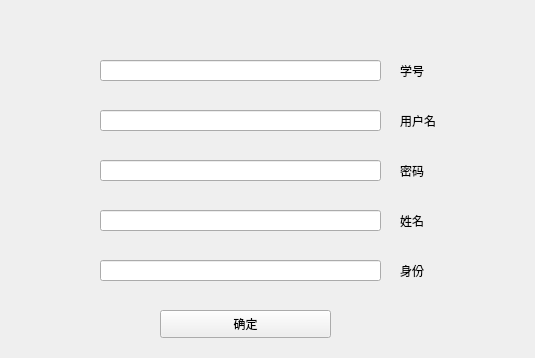
<?xml version="1.0" encoding="UTF-8"?>
<ui version="4.0">
 <class>addUIClassClass</class>
 <widget class="QWidget" name="addUIClassClass">
  <property name="geometry">
   <rect>
    <x>0</x>
    <y>0</y>
    <width>535</width>
    <height>358</height>
   </rect>
  </property>
  <property name="minimumSize">
   <size>
    <width>535</width>
    <height>358</height>
   </size>
  </property>
  <property name="maximumSize">
   <size>
    <width>535</width>
    <height>358</height>
   </size>
  </property>
  <property name="windowTitle">
   <string>注册</string>
  </property>
  <property name="windowIcon">
   <iconset>
    <normaloff>icon/7b78ceea29ae3cd6dbf27aa34bac4892.jpeg</normaloff>icon/7b78ceea29ae3cd6dbf27aa34bac4892.jpeg</iconset>
  </property>
  <widget class="QLabel" name="id">
   <property name="geometry">
    <rect>
     <x>400</x>
     <y>60</y>
     <width>72</width>
     <height>21</height>
    </rect>
   </property>
   <property name="maximumSize">
    <size>
     <width>16777215</width>
     <height>16777215</height>
    </size>
   </property>
   <property name="styleSheet">
    <string notr="true">font: 75 12pt &quot;Agency FB&quot;;</string>
   </property>
   <property name="text">
    <string>学号</string>
   </property>
  </widget>
  <widget class="QLineEdit" name="idEdit">
   <property name="geometry">
    <rect>
     <x>100</x>
     <y>60</y>
     <width>281</width>
     <height>21</height>
    </rect>
   </property>
  </widget>
  <widget class="QLineEdit" name="userNameEdit">
   <property name="geometry">
    <rect>
     <x>100</x>
     <y>110</y>
     <width>281</width>
     <height>21</height>
    </rect>
   </property>
  </widget>
  <widget class="QLabel" name="id_2">
   <property name="geometry">
    <rect>
     <x>400</x>
     <y>110</y>
     <width>72</width>
     <height>21</height>
    </rect>
   </property>
   <property name="maximumSize">
    <size>
     <width>16777215</width>
     <height>16777215</height>
    </size>
   </property>
   <property name="styleSheet">
    <string notr="true">font: 75 12pt &quot;Agency FB&quot;;</string>
   </property>
   <property name="text">
    <string>用户名</string>
   </property>
  </widget>
  <widget class="QLineEdit" name="passWordEdit">
   <property name="geometry">
    <rect>
     <x>100</x>
     <y>160</y>
     <width>281</width>
     <height>21</height>
    </rect>
   </property>
  </widget>
  <widget class="QLabel" name="id_3">
   <property name="geometry">
    <rect>
     <x>400</x>
     <y>160</y>
     <width>72</width>
     <height>21</height>
    </rect>
   </property>
   <property name="maximumSize">
    <size>
     <width>16777215</width>
     <height>16777215</height>
    </size>
   </property>
   <property name="styleSheet">
    <string notr="true">font: 75 12pt &quot;Agency FB&quot;;</string>
   </property>
   <property name="text">
    <string>密码</string>
   </property>
  </widget>
  <widget class="QLineEdit" name="nameEdit">
   <property name="geometry">
    <rect>
     <x>100</x>
     <y>210</y>
     <width>281</width>
     <height>21</height>
    </rect>
   </property>
  </widget>
  <widget class="QLabel" name="id_4">
   <property name="geometry">
    <rect>
     <x>400</x>
     <y>210</y>
     <width>72</width>
     <height>21</height>
    </rect>
   </property>
   <property name="maximumSize">
    <size>
     <width>16777215</width>
     <height>16777215</height>
    </size>
   </property>
   <property name="styleSheet">
    <string notr="true">font: 75 12pt &quot;Agency FB&quot;;</string>
   </property>
   <property name="text">
    <string>姓名</string>
   </property>
  </widget>
  <widget class="QLineEdit" name="modelEdit">
   <property name="geometry">
    <rect>
     <x>100</x>
     <y>260</y>
     <width>281</width>
     <height>21</height>
    </rect>
   </property>
  </widget>
  <widget class="QLabel" name="id_5">
   <property name="geometry">
    <rect>
     <x>400</x>
     <y>260</y>
     <width>72</width>
     <height>21</height>
    </rect>
   </property>
   <property name="maximumSize">
    <size>
     <width>16777215</width>
     <height>16777215</height>
    </size>
   </property>
   <property name="styleSheet">
    <string notr="true">font: 75 12pt &quot;Agency FB&quot;;</string>
   </property>
   <property name="text">
    <string>身份</string>
   </property>
  </widget>
  <widget class="QPushButton" name="pushButton">
   <property name="geometry">
    <rect>
     <x>160</x>
     <y>310</y>
     <width>171</width>
     <height>28</height>
    </rect>
   </property>
   <property name="styleSheet">
    <string notr="true">font: 75 12pt &quot;Agency FB&quot;;
</string>
   </property>
   <property name="text">
    <string>确定</string>
   </property>
  </widget>
 </widget>
 <layoutdefault spacing="6" margin="11"/>
 <resources/>
 <connections/>
</ui>
